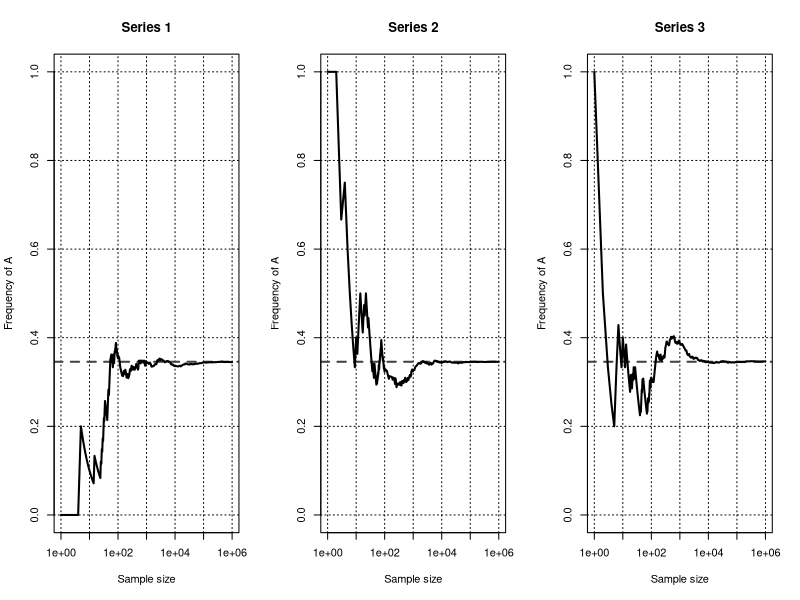

R code for this plot:
## ---- chunk 1
options(width=300)
knitr::opts_chunk$set(
  fig.width = 7, fig.height = 5, 
  fig.path='figures',
  fig.align = "center", 
  size = "tiny", 
  echo = TRUE, eval=TRUE, 
  warning = FALSE, message = FALSE, 
  results = TRUE, comment = "")
# knitr::asis_output("\\footnotesize")

## ---- chunk 2
################################################################
## Illustration of the frequential definition of probability.
##
## We generate a fake genomic sequence having the same nucleotide 
## composition as Mycoplasma genitalium, and perform a random sampling.  


## Parameters for the sampling of nucleotides in the Mycoplasma genome

## Instantiate a vector with the count of occurrences per residue
## in the whole genome of Mycoplasma genitalium.
nt.counts.mycoplasma <- c("A" = 200543,
                          "C" = 91524,
                          "G" = 92312,
                          "T" = 195695)
genome.size.mycoplasma <- sum(nt.counts.mycoplasma)

## Compute genome size
L <- sum(nt.counts.mycoplasma)  ## Genome length
N <- 1.0e+6           ## Samplin size
x.values <- c(1:100,10*(11:100),100*(11:100),1000*(11:100),10000*(11:100)) ## Values to be plotted (plotting the 10^6 values would generate a huge file where most points are not even visible)


## For the sake of storage economy, rather than analyzing the actual
## genome sequence, we generate a fake genome of the same size as 
## Mycoplasma genitalium, and with the same nucleotide frequencies 
## (but where residues are sorted alphabetically). Since the sampling 
## is done in a position-independent way this does not affect the result.
genome <- rep(names(nt.counts.mycoplasma), nt.counts.mycoplasma)

## Calculate the probability of the A residue
p.A <- nt.counts.mycoplasma["A"]/genome.size.mycoplasma


## Generate four plots illustrating the convergence of the realization frequency of an event (sampling of nucleotide A in Myciplasma genome) towards the probability of this event (frequency of this nucleotide in the whole genome).
par(mfrow=c(1,3)) ## Four panels per figure

## Perform 4 independent trials, to give an idea of the variability of the initial frequencies
for (i in 1:3) {
  
  ## Sample residues in the fake genome
  res.sample <- sample(genome,size=N,replace=T)
  
  ## Count the cumulative sum of adenine residues
  A.cumsum <- cumsum(res.sample == "A")
  A.cumfreq <- A.cumsum/(1:N)
  
  plot(x.values, A.cumfreq[x.values],
       col="black",
       log="x",
       type="l",
       main=paste("Series", i),
       xlab="Sample size",
       ylab="Frequency of A",
       panel.first=c(grid(col="black"),
         abline(h=p.A,col="#444444", lwd=2,lty="dashed")),
       ylim=c(0,1), lwd=2
       )
  
}
par(mfrow=c(1,1)) ## Restore default plot parameters

